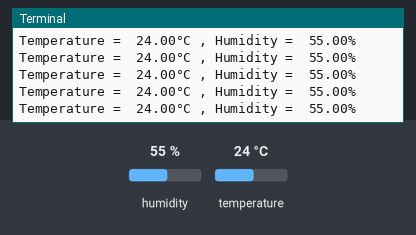
Bench run of a program on a simulated Raspberry Pi (BCM pin numbers). Parts: the last lines printed to the terminal. The inputs (shaded band) are chosen by the test bench; at power-on: temperature 24 °C, humidity 55 %.

Above: at 1.2 s.
1.3 s: temperature set to 7 °C
At 1.46 s:
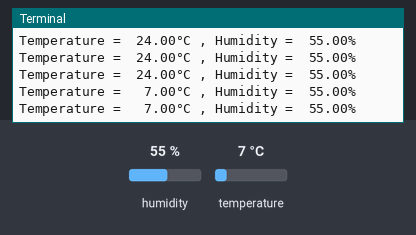
2.8 s: humidity set to 22 %
At 2.83 s:
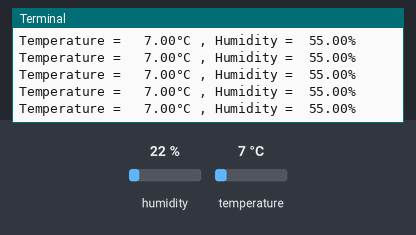
4.3 s: humidity set to 40 %
At 4.34 s:
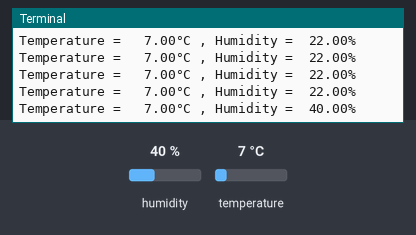
Timing chart, 0 to 7.3 s (numbered marks = the images above; inputs shaded):
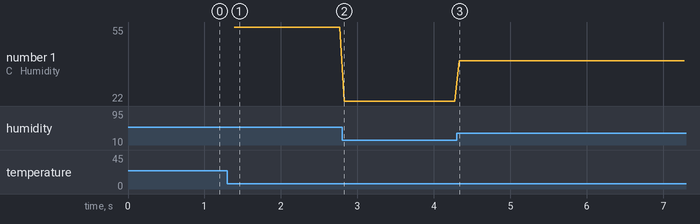

The program:

SHTC3.py
```python
#!/usr/bin/python
# -*- coding:utf-8 -*-
import time
import lgpio as sbc

SHTC3_I2C_ADDRESS   = 0x70

SHTC3_ID            = 0xEFC8
CRC_POLYNOMIAL      = 0x0131
SHTC3_WakeUp        = 0x3517
SHTC3_Sleep         = 0xB098
SHTC3_Software_RES  = 0x805D
SHTC3_NM_CD_ReadTH  = 0x7866
SHTC3_NM_CD_ReadRH  = 0x58E0

class SHTC3():
    def __init__(self,sbc,bus,address,flags = 0):
        self._sbc = sbc
        self._fd = self._sbc.i2c_open(bus, address, flags)
        self.SHTC_SOFT_RESET()

    def SHTC3_CheckCrc(self,data,len,checksum):
        crc = 0xFF
        for byteCtr in range(0,len):
            crc = crc ^ data[byteCtr]
            for bit in range(0,8):
                if crc & 0x80:
                    crc = (crc << 1) ^ CRC_POLYNOMIAL
                else:
                    crc = crc << 1
        if crc == checksum:
            return True
        else:
            return False

    def SHTC3_WriteCommand(self,cmd):
        self._sbc.i2c_write_byte_data(self._fd,cmd >> 8,cmd & 0xFF)

    def SHTC3_WAKEUP(self):
        self.SHTC3_WriteCommand(SHTC3_WakeUp) # write wake_up command
        time.sleep(0.01) # Prevent the system from crashing

    def SHTC3_SLEEP(self):
        self.SHTC3_WriteCommand(SHTC3_Sleep) # Write sleep command
        time.sleep(0.01)

    def SHTC_SOFT_RESET(self):
        self.SHTC3_WriteCommand(SHTC3_Software_RES) # Write reset command
        time.sleep(0.01)

    def SHTC3_Read_TH(self): # Read temperature
        self.SHTC3_WAKEUP()
        self.SHTC3_WriteCommand(SHTC3_NM_CD_ReadTH)
        time.sleep(0.02)
        (count,buf) = self._sbc.i2c_read_device(self._fd,3)
        if self.SHTC3_CheckCrc(buf,2,buf[2]):
            return (buf[0]<<8|buf[1]) * 175 / 65536 - 45.0 # Calculate temperature value
        else:
            return 0 # Error

    def SHTC3_Read_RH(self): # Read humidity
        self.SHTC3_WAKEUP()
        self.SHTC3_WriteCommand(SHTC3_NM_CD_ReadRH)
        time.sleep(0.02)
        (count,buf) = self._sbc.i2c_read_device(self._fd,3)
        if self.SHTC3_CheckCrc(buf,2,buf[2]) :
            return 100 * (buf[0]<<8|buf[1]) / 65536 # Calculate humidity value
        else:
            return 0  # Error

if __name__ == "__main__":
    try:
        shtc3 = SHTC3(sbc, 1, SHTC3_I2C_ADDRESS)

        while True:
            print("Temperature = %6.2f°C , Humidity = %6.2f%%"%(shtc3.SHTC3_Read_TH(),shtc3.SHTC3_Read_RH()))
    except:
        print ("\nProgram end")
        exit()
```

Measured:
- after the input at 1.3 s, the terminal: prints a new line after 0.09 s (image 1)
- after the input at 4.3 s, the terminal: prints a new line at once (image 3)
- plotted number 1: 55 → 22 after the input at 2.8 s, 22 → 40 after the input at 4.3 s
